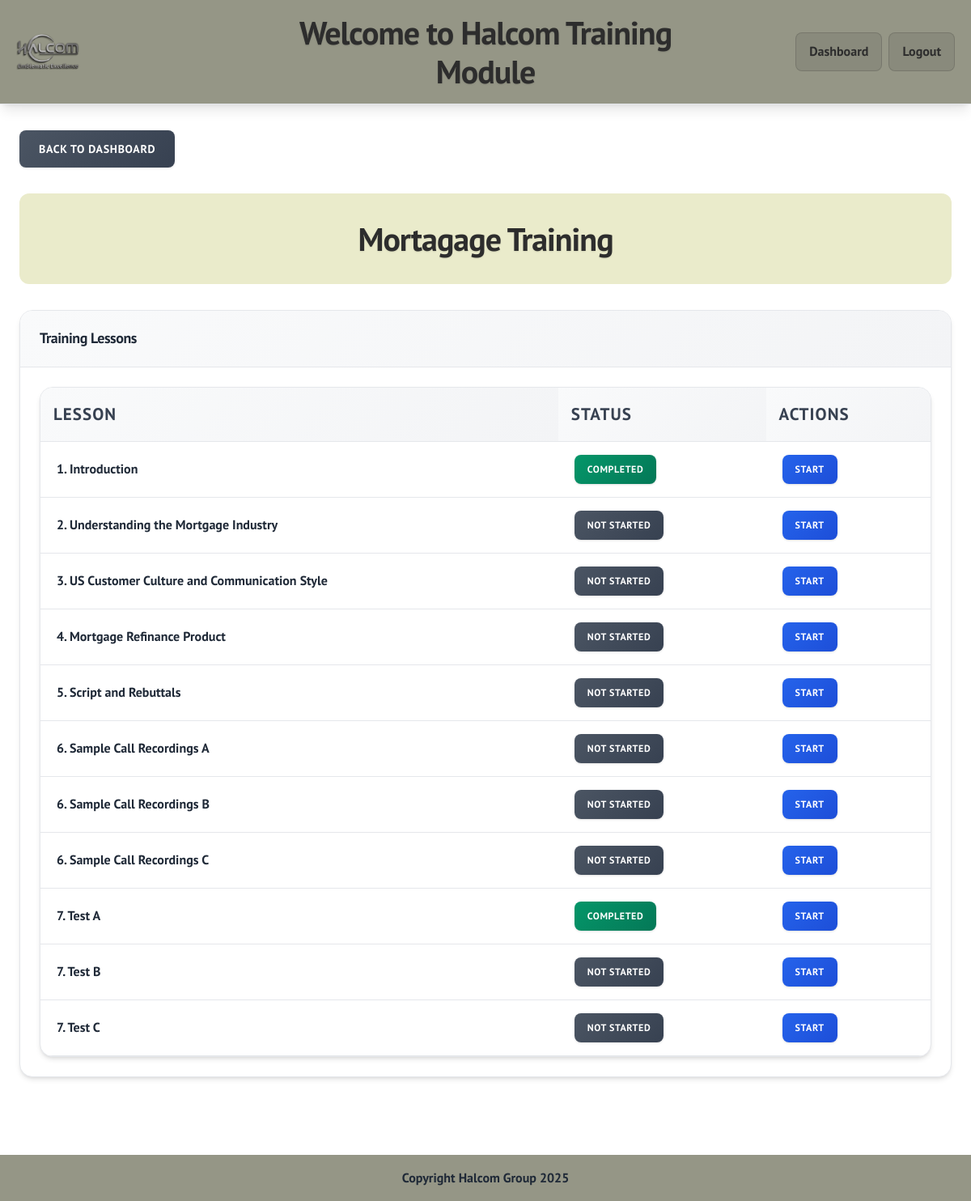
Screenshot of /learner/training.php?id=2 (signed in) with the database file from the repository.
### tables this page shows
CREATE TABLE `training_assignments` (
  `id` int(11) NOT NULL AUTO_INCREMENT,
  `user_id` int(11) NOT NULL,
  `course_id` int(11) NOT NULL,
  `assigned_by` int(11) NOT NULL,
  `assigned_at` timestamp NOT NULL DEFAULT current_timestamp(),
  `status` enum('assigned','started','completed') DEFAULT 'assigned',
  `notes` text DEFAULT NULL,
  PRIMARY KEY (`id`),
  UNIQUE KEY `unique_user_course_assignment` (`user_id`,`course_id`),
  KEY `course_id` (`course_id`),
  KEY `assigned_by` (`assigned_by`),
  CONSTRAINT `training_assignments_ibfk_1` FOREIGN KEY (`user_id`) REFERENCES `users` (`id`) ON DELETE CASCADE,
  CONSTRAINT `training_assignments_ibfk_2` FOREIGN KEY (`course_id`) REFERENCES `courses` (`id`) ON DELETE CASCADE,
  CONSTRAINT `training_assignments_ibfk_3` FOREIGN KEY (`assigned_by`) REFERENCES `users` (`id`) ON DELETE CASCADE
);

CREATE TABLE `courses` (
  `id` int(11) NOT NULL AUTO_INCREMENT,
  `title` varchar(200) NOT NULL,
  `description` text DEFAULT NULL,
  `created_by` int(11) NOT NULL,
  `created_at` timestamp NOT NULL DEFAULT current_timestamp(),
  PRIMARY KEY (`id`),
  KEY `created_by` (`created_by`),
  CONSTRAINT `courses_ibfk_1` FOREIGN KEY (`created_by`) REFERENCES `users` (`id`) ON DELETE CASCADE
);

CREATE TABLE `progress` (
  `id` int(11) NOT NULL AUTO_INCREMENT,
  `user_id` int(11) NOT NULL,
  `lesson_id` int(11) NOT NULL,
  `watched_seconds` int(11) DEFAULT 0,
  `completed` tinyint(1) DEFAULT 0,
  `created_at` timestamp NOT NULL DEFAULT current_timestamp(),
  `updated_at` timestamp NOT NULL DEFAULT current_timestamp() ON UPDATE current_timestamp(),
  PRIMARY KEY (`id`),
  UNIQUE KEY `unique_user_lesson` (`user_id`,`lesson_id`),
  KEY `lesson_id` (`lesson_id`),
  CONSTRAINT `progress_ibfk_1` FOREIGN KEY (`user_id`) REFERENCES `users` (`id`) ON DELETE CASCADE,
  CONSTRAINT `progress_ibfk_2` FOREIGN KEY (`lesson_id`) REFERENCES `lessons` (`id`) ON DELETE CASCADE
);

CREATE TABLE `lessons` (
  `id` int(11) NOT NULL AUTO_INCREMENT,
  `course_id` int(11) NOT NULL,
  `title` varchar(200) NOT NULL,
  `content` text DEFAULT NULL,
  `video_url` varchar(500) DEFAULT NULL,
  `embed_code` text DEFAULT NULL,
  `audio_url` varchar(500) DEFAULT NULL,
  `reference_files` text DEFAULT NULL,
  `position` int(11) NOT NULL DEFAULT 1,
  `created_at` timestamp NOT NULL DEFAULT current_timestamp(),
  PRIMARY KEY (`id`),
  KEY `course_id` (`course_id`),
  CONSTRAINT `lessons_ibfk_1` FOREIGN KEY (`course_id`) REFERENCES `courses` (`id`) ON DELETE CASCADE
);

### includes/functions.php (called while the page is built, shortened)
<?php
function getTrainingProgress($user_id, $course_id) {
    $pdo = getDBConnection();
    $stmt = $pdo->prepare("
        SELECT
            l.id,
            l.title,
            l.video_url,
            l.embed_code,
            p.watched_seconds,
            p.completed,
            p.updated_at
        FROM lessons l
        LEFT JOIN progress p ON l.id = p.lesson_id AND p.user_id = ?
        WHERE l.course_id = ?
        ORDER BY l.position
    ");
    $stmt->execute([$user_id, $course_id]);
    return $stmt->fetchAll();
}
?>

### learner/training.php (the view, shortened to what this page needs)
<?php
require_once '../includes/functions.php';
$pdo = getDBConnection();
$user_id = $_SESSION['user_id'];
$course_id = $_GET['id'] ?? null;
$stmt = $pdo->prepare("
    SELECT c.*, u.name as instructor_name, ta.status as assignment_status
    FROM training_assignments ta
    JOIN courses c ON ta.course_id = c.id
    LEFT JOIN users u ON c.created_by = u.id
    WHERE c.id = ? AND ta.user_id = ?
");
$stmt->execute([$course_id, $user_id]);
$Training = $stmt->fetch();
$lessons = getTrainingProgress($user_id, $course_id);
?>
<!DOCTYPE html>
<html lang="en">
<head>
    <link rel="stylesheet" href="../assets/css/style.css">
</head>
<body class="dashboard-page">
    <div class="header learner-header">
        <div class="header-content">
            <div class="header-left">
                <img src="../assets/images/logo.png" alt="Halcom Marketing Logo" class="header-logo">
            </div>
            <div class="header-center">
                <h1 class="welcome-text">Welcome to Halcom Training Module</h1>
            </div>
            <div class="header-right">
                <div class="nav">
                    <a href="dashboard.php">Dashboard</a>
                    <a href="../auth/logout.php">Logout</a>
                </div>
            </div>
        </div>
    </div>
    <div class="container">
        <div class="d-flex justify-end mb-20">
            <a href="dashboard.php" class="btn btn-secondary">Back to Dashboard</a>
        </div>
        <div class="training-title-section">
            <h1 class="training-title-centered"><?php echo htmlspecialchars($Training['title']); ?></h1>
        </div>
        <div class="card">
            <div class="card-header">
                Training Lessons
            </div>
            <div class="card-body">
                <?php if (empty($lessons)): ?>
                    <p>No lessons available for this Training.</p>
                <?php else: ?>
                    <div class="table-container">
                        <table class="training-lessons-table">
                            <thead>
                                <tr>
                                    <th>Lesson</th>
                                    <th>Status</th>
                                    <th>Actions</th>
                                </tr>
                            </thead>
                            <tbody>
                                <?php foreach ($lessons as $lesson): ?>
                                    <tr>
                                        <td>
                                            <strong><?php echo htmlspecialchars($lesson['title']); ?></strong>
                                        </td>
                                        <td>
                                            <?php if ($lesson['completed']): ?>
                                                <span class="btn btn-sm btn-success">Completed</span>
                                            <?php elseif ($lesson['watched_seconds'] > 0): ?>
                                                <span class="btn btn-sm btn-primary">In Progress</span>
                                            <?php else: ?>
                                                <span class="btn btn-sm btn-secondary">Not Started</span>
                                            <?php endif; ?>
                                        </td>
                                        <td>
                                            <a href="lesson.php?id=<?php echo $lesson['id']; ?>" class="btn btn-sm btn-primary">
                                                <?php echo $lesson['watched_seconds'] > 0 ? 'Continue' : 'Start'; ?>
                                            </a>
                                        </td>
                                    </tr>
                                <?php endforeach; ?>
                            </tbody>
                        </table>
                    </div>
                <?php endif; ?>
            </div>
        </div>
    </div>
    <footer class="footer">
        <div class="footer-content">
            Copyright Halcom Group 2025
        </div>
    </footer>
</body>
</html>

### rows the page displays
training_assignments: course.title "Mortagage Training"
progress: lesson.title "1. Introduction", completed "COMPLETED", watched_seconds "START"
lessons: title "2. Understanding the Mortgage Industry", shows "NOT STARTED"
lessons: title "3. US Customer Culture and Communication Style", shows "NOT STARTED"
lessons: title "4. Mortgage Refinance Product", shows "NOT STARTED"
lessons: title "5. Script and Rebuttals", shows "NOT STARTED"
lessons: title "6. Sample Call Recordings A", shows "NOT STARTED"
lessons: title "6. Sample Call Recordings B", shows "NOT STARTED"
lessons: title "6. Sample Call Recordings C", shows "NOT STARTED"
progress: lesson.title "7. Test A", completed "COMPLETED", watched_seconds "START"
lessons: title "7. Test B", shows "NOT STARTED"
lessons: title "7. Test C", shows "NOT STARTED"
